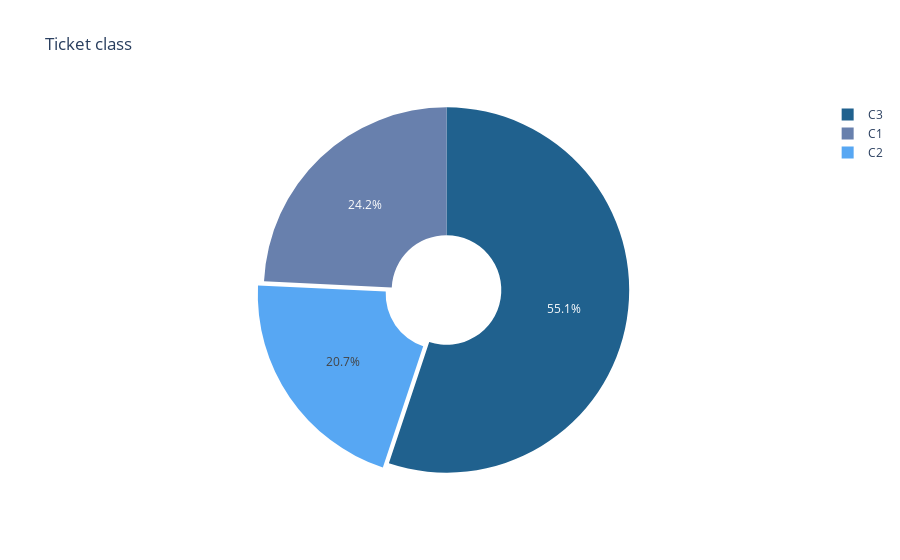

Notebook source saved alongside this figure:
### Code cell
labels = [x for x in train.Pclass.value_counts().index]
values = train.Pclass.value_counts()

fig = go.Figure(data=[go.Pie(labels=['C3','C1','C2'], values=values, hole=.3,pull=[0,0,0.04])])

fig.update_layout(
    title_text="Ticket class ")
fig.update_traces(marker=dict(colors=base_colors))
fig.show()

### Figure 1 — Plotly figure (JSON) as saved in the notebook; plotly's stock layout.template omitted (floating-point values rounded to 4 significant figures)
{"data": [{"hole": 0.3, "labels": ["C3", "C1", "C2"], "marker": {"colors": ["#20618E", "#6880AD", "#57A7F3"]}, "pull": [0, 0, 0.04], "type": "pie", "values": [491, 216, 184]}], "layout": {"title": {"text": "Ticket class "}}}
